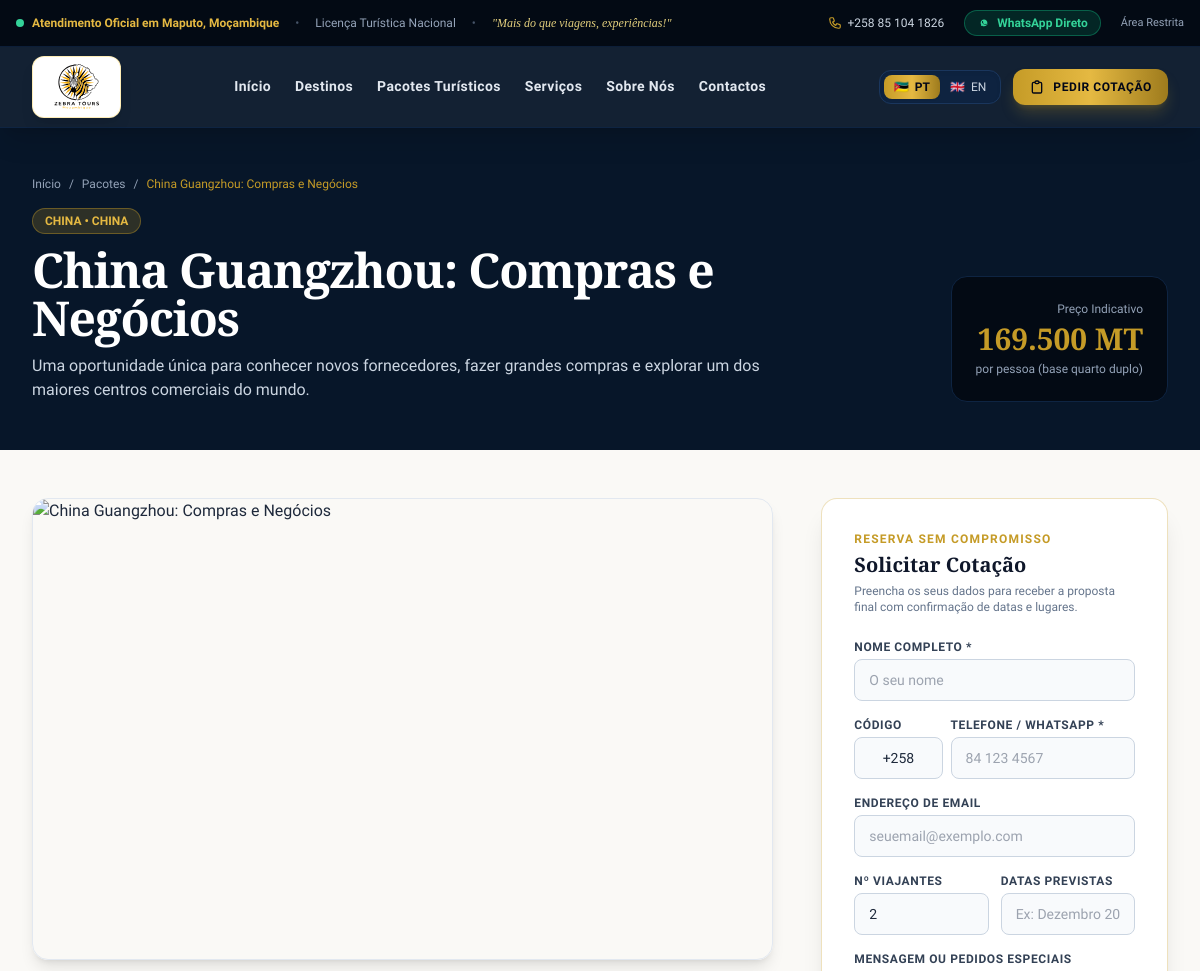
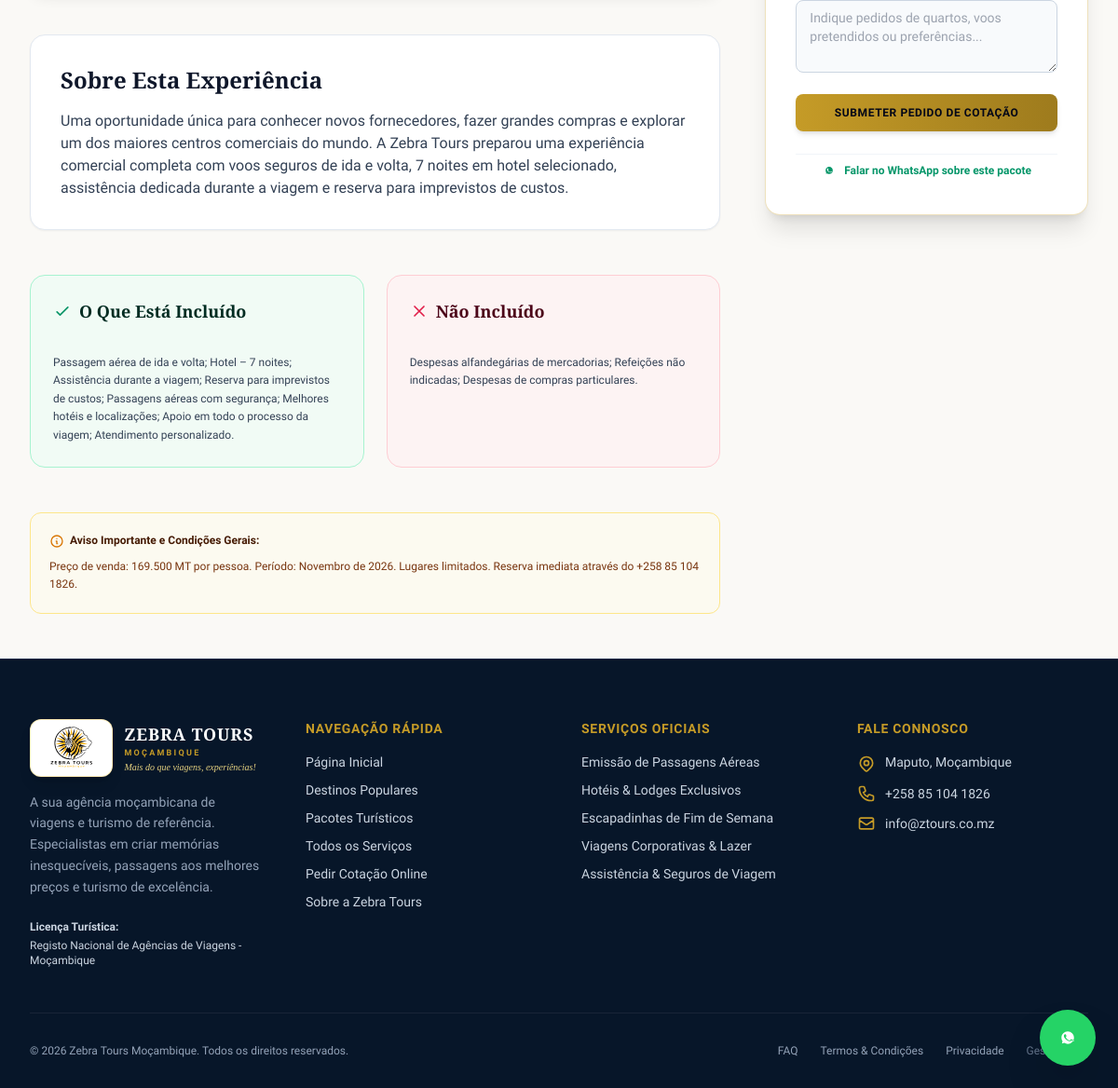
The page /pacotes/china-guangzhou-compras-negocios on the database its author committed (2 pictures, top to bottom).
### tables this page shows
CREATE TABLE packages (
    id INTEGER PRIMARY KEY AUTOINCREMENT,
    primary_destination_id INTEGER REFERENCES destinations(id) ON DELETE SET NULL,
    title TEXT NOT NULL,
    slug TEXT NOT NULL UNIQUE,
    summary TEXT NOT NULL,
    description TEXT NOT NULL,
    total_price REAL,
    price_per_person REAL,
    currency TEXT NOT NULL DEFAULT 'MT',
    price_type TEXT NOT NULL DEFAULT 'indicativo' CHECK (price_type IN ('fixo', 'indicativo', 'sob_consulta')),
    duration_days INTEGER NOT NULL DEFAULT 3,
    duration_nights INTEGER NOT NULL DEFAULT 2,
    travel_dates TEXT,
    validity_date TEXT,
    is_featured INTEGER NOT NULL DEFAULT 0,
    status TEXT NOT NULL DEFAULT 'publicado' CHECK (status IN ('publicado', 'rascunho', 'pendente_validacao')),
    included_services TEXT,
    excluded_services TEXT,
    conditions TEXT,
    created_at DATETIME DEFAULT CURRENT_TIMESTAMP,
    updated_at DATETIME DEFAULT CURRENT_TIMESTAMP
);

CREATE TABLE destinations (
    id INTEGER PRIMARY KEY AUTOINCREMENT,
    name TEXT NOT NULL,
    slug TEXT NOT NULL UNIQUE,
    country TEXT NOT NULL,
    summary TEXT NOT NULL,
    description TEXT NOT NULL,
    cover_image TEXT NOT NULL,
    status TEXT NOT NULL DEFAULT 'publicado' CHECK (status IN ('publicado', 'rascunho')),
    is_featured INTEGER NOT NULL DEFAULT 0,
    seo_title TEXT,
    seo_description TEXT,
    created_at DATETIME DEFAULT CURRENT_TIMESTAMP,
    updated_at DATETIME DEFAULT CURRENT_TIMESTAMP
);

### app/Views/packages/show.php (the view, shortened to what the rows shown need)
<section class="bg-navy py-12 px-4 sm:px-6 lg:px-8 text-white">
    <div class="max-w-7xl mx-auto space-y-4">
        <div class="flex items-center gap-2 text-xs text-slate-400">
            <a href="/" class="hover:text-gold transition">Início</a>
            <span>/</span>
            <a href="/pacotes" class="hover:text-gold transition">Pacotes</a>
            <span>/</span>
            <span class="text-gold"><?= e($package['title']) ?></span>
        </div>
        <div class="flex flex-col lg:flex-row lg:items-end justify-between gap-6">
            <div class="space-y-3 max-w-3xl">
                <span class="inline-block bg-gold/20 text-gold-light border border-gold/40 text-xs font-bold uppercase px-3 py-1 rounded-full">
                    <?= e($package['destination_name'] ?? 'Moçambique') ?> &bull; <?= e($package['destination_country'] ?? 'África') ?>
                </span>
                <h1 class="text-3xl sm:text-5xl font-serif font-bold tracking-tight text-white"><?= e($package['title']) ?></h1>
                <p class="text-slate-300 text-sm sm:text-base leading-relaxed"><?= e($package['summary']) ?></p>
            </div>
            <div class="bg-navy-dark p-6 rounded-2xl border border-navy-light shrink-0 text-right space-y-1">
                <span class="text-xs text-slate-400 block font-medium">Preço Indicativo</span>
                <p class="text-3xl font-serif font-bold text-gold">
                    <?= money($package['price_per_person'] ?: $package['total_price'], $package['currency'] ?? 'MT') ?>
                </p>
                <?php if ($package['price_per_person']): ?>
                    <span class="text-xs text-slate-400 block">por pessoa (base quarto duplo)</span>
                <?php endif; ?>
            </div>
        </div>
    </div>
</section>
<div class="max-w-7xl mx-auto px-4 sm:px-6 lg:px-8 py-12">
    <div class="grid grid-cols-1 lg:grid-cols-3 gap-12">
        <div class="lg:col-span-2 space-y-12">
            <div class="bg-white rounded-2xl p-8 shadow-sm border border-slate-200 space-y-4">
                <h2 class="text-2xl font-serif font-bold text-slate-900">Sobre Esta Experiência</h2>
                <div class="text-slate-700 leading-relaxed text-sm sm:text-base space-y-4">
                    <?= nl2br(e($package['description'])) ?>
                </div>
            </div>
            <div class="grid grid-cols-1 md:grid-cols-2 gap-6">
                <div class="bg-emerald-50/60 border border-emerald-200 rounded-2xl p-6 space-y-3">
                    <h3 class="font-serif font-bold text-lg text-emerald-950 flex items-center gap-2">
                        <svg class="w-5 h-5 text-emerald-600" fill="none" stroke="currentColor" viewBox="0 0 24 24"><path stroke-linecap="round" stroke-linejoin="round" stroke-width="2" d="M5 13l4 4L19 7"/></svg>
                        O Que Está Incluído
                    </h3>
                    <p class="text-xs text-slate-700 leading-relaxed whitespace-pre-line">
                        <?= e($package['included_services'] ?: 'Voos nacionais ou transfers terrestres, alojamento selecionado com pequeno-almoço, taxas locais e assistência 24/7.') ?>
                    </p>
                </div>
                <div class="bg-rose-50/60 border border-rose-200 rounded-2xl p-6 space-y-3">
                    <h3 class="font-serif font-bold text-lg text-rose-950 flex items-center gap-2">
                        <svg class="w-5 h-5 text-rose-600" fill="none" stroke="currentColor" viewBox="0 0 24 24"><path stroke-linecap="round" stroke-linejoin="round" stroke-width="2" d="M6 18L18 6M6 6l12 12"/></svg>
                        Não Incluído
                    </h3>
                    <p class="text-xs text-slate-700 leading-relaxed whitespace-pre-line">
                        <?= e($package['excluded_services'] ?: 'Despesas de carácter pessoal, bebidas alcoólicas não mencionadas, vistos internacionais e seguro de cancelamento opcional.') ?>
                    </p>
                </div>
            </div>
            <div class="bg-amber-50/50 border border-amber-200 rounded-xl p-5 text-xs text-amber-900 leading-relaxed space-y-2">
                <p class="font-bold flex items-center gap-1.5 text-amber-950">
                    <svg class="w-4 h-4 text-amber-600" fill="none" stroke="currentColor" viewBox="0 0 24 24"><path stroke-linecap="round" stroke-linejoin="round" stroke-width="2" d="M13 16h-1v-4h-1m1-4h.01M21 12a9 9 0 11-18 0 9 9 0 0118 0z"/></svg>
                    Aviso Importante e Condições Gerais:
                </p>
                <p>
                    <?= e($package['conditions'] ?: 'Os preços indicados estão sujeitos a confirmação no momento da reserva definitiva e podem variar em função da época do ano, disponibilidade hoteleira e flutuações cambiais. O envio do formulário constitui um pedido de cotação e não implica confirmação imediata.') ?>
                </p>
            </div>
        </div>
    </div>
</div>

### rows shown on the page
packages: title "China Guangzhou: Compras e Negócios", primary_destination.name "CHINA", primary_destination.country "CHINA", summary "Uma oportunidade única para conhecer novos fornecedores, fazer grandes compras e explorar um dos maiores centros comerciais do mundo.", price_per_person+currency "169.500 MT", description "Uma oportunidade única para conhecer novos fornecedores, fazer grandes compras e explorar um dos maiores centros comerciais do mundo. A Zebra Tours preparou uma experiência comercial completa com voos seguros de ida e volta, 7 noites em hotel selecionado, assistência dedicada durante a viagem e reserva para imprevistos de custos.", included_services "Passagem aérea de ida e volta; Hotel – 7 noites; Assistência durante a viagem; Reserva para imprevistos de custos; Passagens aéreas com segurança; Melhores hotéis e localizações; Apoio em todo o processo da viagem; Atendimento personalizado.", excluded_services "Despesas alfandegárias de mercadorias; Refeições não indicadas; Despesas de compras particulares.", conditions "Preço de venda: 169.500 MT por pessoa. Período: Novembro de 2026. Lugares limitados. Reserva imediata através do +258 85 104 1826."

### other values the page prints
$siteSettings['phone'] "+258 85 104 1826"
$siteSettings['agency_license'] "Registo Nacional de Agências de Viagens - Moçambique"
$siteSettings['location'] "Maputo, Moçambique"
$siteSettings['email'] "info@ztours.co.mz"
